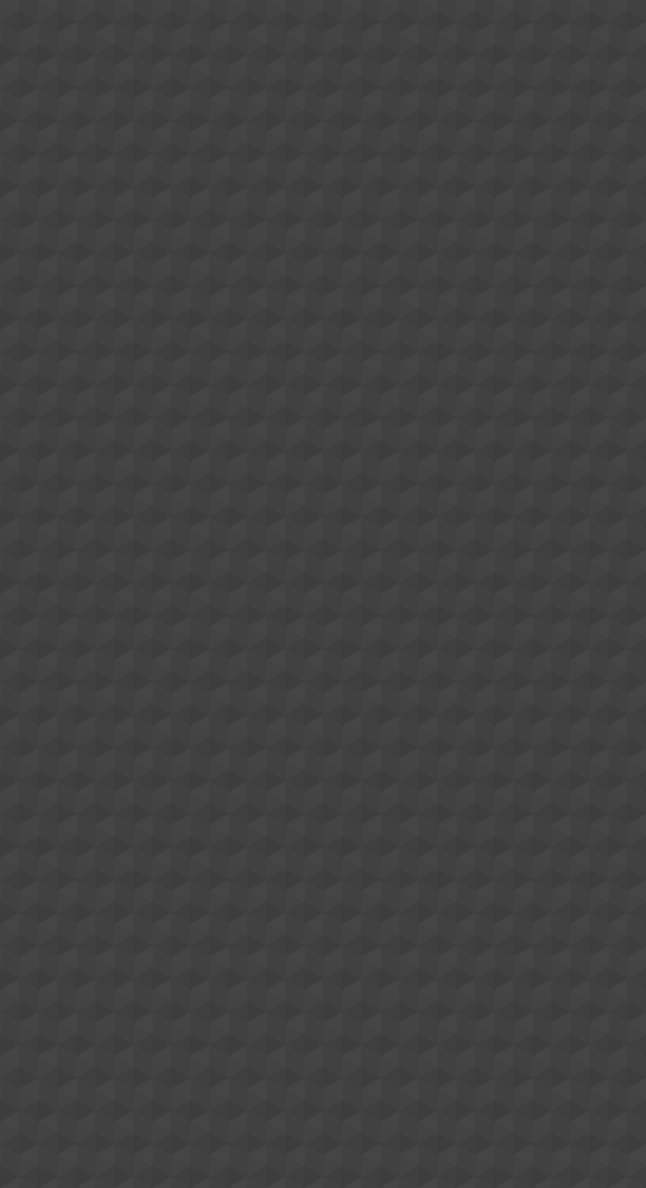

This is a level from a 2D game, rendered from its Tiled map with the project's own tilesets. A one-line summary and the map file follow, with tile-layer data summarised:
An orthogonal 17x18 tile map with 38x66 px tiles, 1 tile layer (Tile Layer 1).

<map version="1.0" orientation="orthogonal" width="17" height="18" tilewidth="38" tileheight="66">
 <tileset firstgid="1" name="hexabump-hd" tilewidth="38" tileheight="66">
  <image source="hexabump-hd.png" width="38" height="66" />
 </tileset>
 <layer name="Tile Layer 1" width="17" height="18">
  <data>[306 cells, 306 non-empty, 1 distinct tile ids]</data>
 </layer>
</map>
